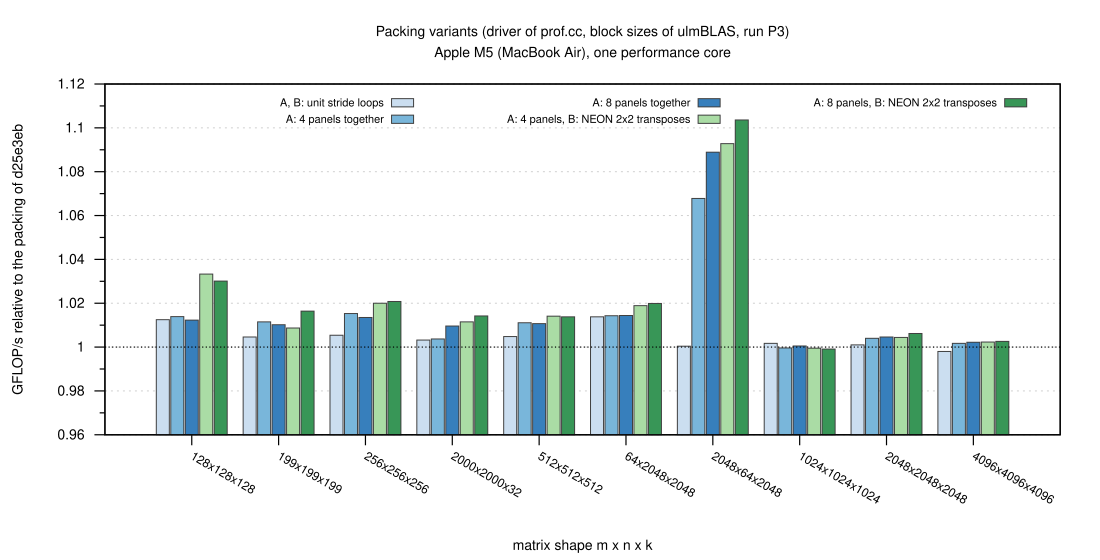

Recreate this plot in gnuplot.
load "_style.gp"
set output "packing.svg"
set title "Packing variants (driver of prof.cc, block sizes of ulmBLAS, run P3)\nApple M5 (MacBook Air), one performance core"
set style histogram clustered gap 1
set key inside top left horizontal maxrows 2 samplen 1.5 font ",11"
set xlabel "matrix shape m x n x k"
set ylabel "GFLOP/s relative to the packing of d25e3eb"
set yrange [0.96:1.12]
set ytics 0.02
plot S."packing.csv" using "unit:unit_rel":xtic(1) lc rgb "#c6dbef" title "A, B: unit stride loops", \
     "" using "blk4:unit_rel" lc rgb "#6baed6" title "A: 4 panels together", \
     "" using "blk8:unit_rel" lc rgb "#2171b5" title "A: 8 panels together", \
     "" using "blk4:trn_rel"  lc rgb "#a1d99b" title "A: 4 panels, B: NEON 2x2 transposes", \
     "" using "blk8:trn_rel"  lc rgb "#238b45" title "A: 8 panels, B: NEON 2x2 transposes", \
     1 with lines ls 9 notitle
